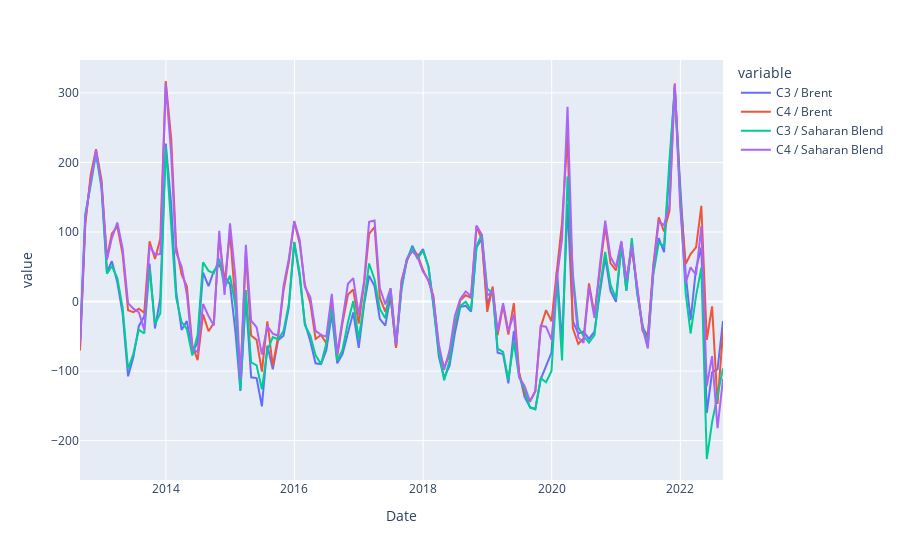

The cell this chart's notebook holds for it:
### Code cell
fig_spread = px.line(df.iloc[:,6:])
fig_spread
